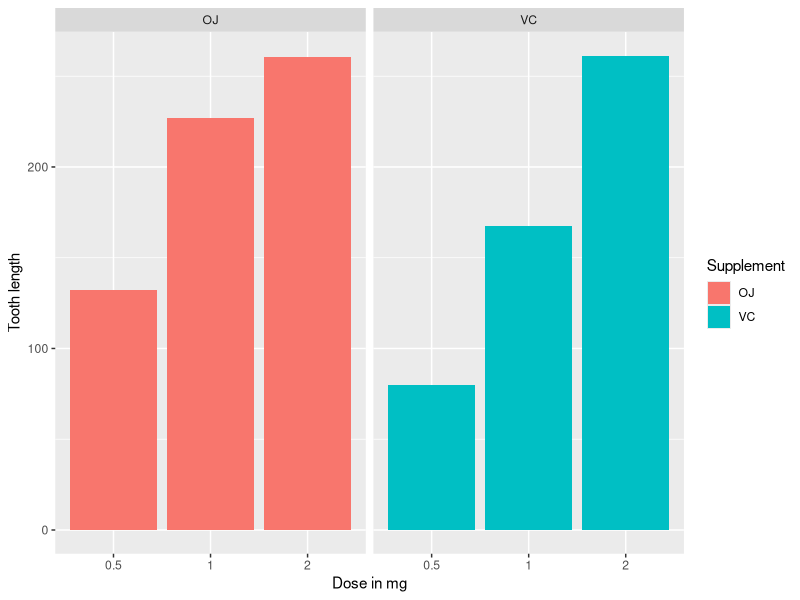

Write R code to recreate this figure.
## ---- chunk 1
library(datasets)
library(ggplot2)
ggplot(data=ToothGrowth, aes(x=as.factor(dose), y=len, fig.align="center", fill=supp)) +
    geom_bar(stat="identity",) +
    facet_grid(. ~ supp) +
    xlab("Dose in mg") +
    ylab("Tooth length") +
    guides(fill=guide_legend(title="Supplement"))
## ---- chunk 2
fit <- lm(len ~ dose + supp, data=ToothGrowth)
summary(fit)
## ---- chunk 3
confint(fit)
